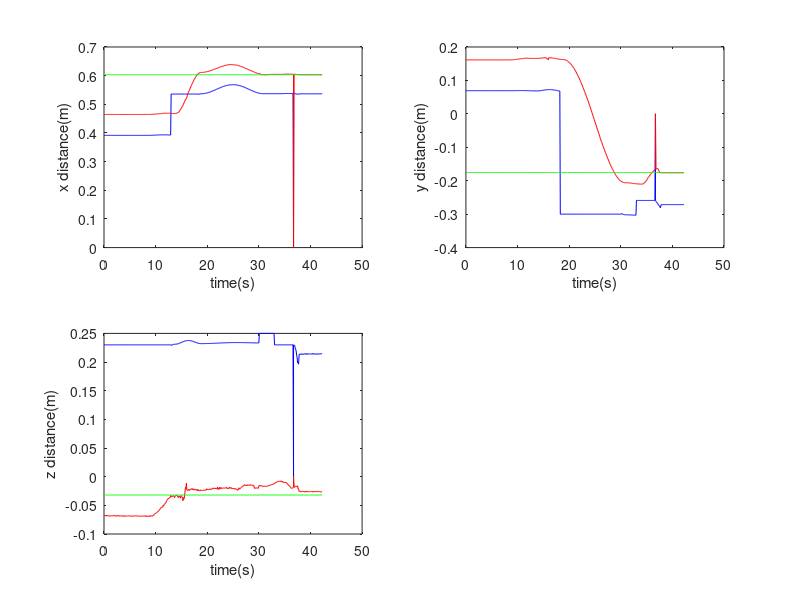

This figure's MATLAB source: (Note: this script raises an error after producing the figure.)
load aim_point_1_20180827.txt;
sec = aim_point_1_20180827(:,1);
aim_x = aim_point_1_20180827(:,2);
aim_y = aim_point_1_20180827(:,3);
aim_z = aim_point_1_20180827(:,4);

load arm_end_point_20180827.txt;
arm_x = arm_end_point_20180827(:,2);
arm_y = arm_end_point_20180827(:,3);
arm_z = arm_end_point_20180827(:,4);

box_x=0.6032*exp(sec-sec);
box_y=-0.1754*exp(sec-sec);
box_z=-0.032*exp(sec-sec);
figure(1);
subplot(2,2,1);
plot(sec, arm_x,'-b',sec, aim_x,'-r',sec,box_x,'g');

xlabel('time(s)');
ylabel('x distance(m)');
subplot(2,2,2);
plot(sec, arm_y,'-b',sec, aim_y,'-r',sec,box_y,'g');
xlabel('time(s)');
ylabel('y distance(m)');

subplot(2,2,3);
plot(sec, arm_z,'-b',sec, aim_z,'-r',sec,box_z,'g');
xlabel('time(s)');
ylabel('z distance(m)');
legend('arm','parper','box');

